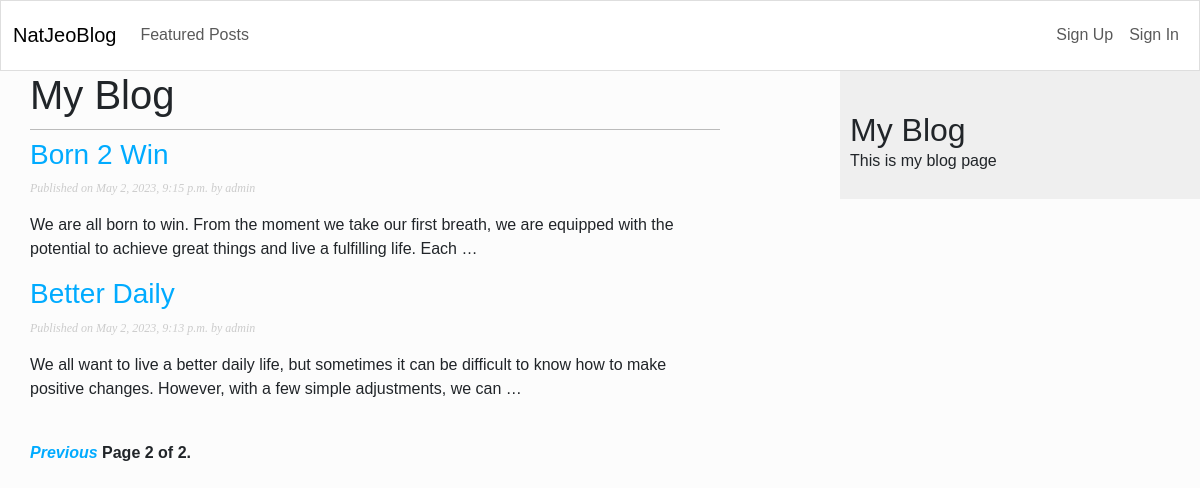
Screenshot of /blog/?page=2 with the database file from the repository.
### blog/models.py (models this page shows, shortened)
class Post(models.Model):
    class Status(models.TextChoices):
        DRAFT = 'DF', 'Draft'
        PUBLISHED = 'PD', 'Published'
    title = models.CharField(max_length=255)
    slug = models.SlugField(max_length=255, unique_for_date='publish')
    author = models.ForeignKey(User, on_delete=models.CASCADE, related_name='blog_posts')
    image = image = models.FileField(blank=True, null=True, upload_to='images/')
    body = RichTextField(blank=True, null=True)
    publish = models.DateTimeField(default=timezone.now)
    created = models.DateTimeField(auto_now=True)
    updated = models.DateTimeField(auto_now=True)
    status = models.CharField(max_length=2,
                                     choices=Status.choices,
                                     default=Status.DRAFT)
    objects = models.Manager()          # the default manager
    published = PublishedManager()      # my defined manager
    class Meta:
        ordering = ['-publish']
        indexes = [
            models.Index(fields =['-publish']),
        ]
    def get_absolute_url(self):
        return reverse('blog:postDetails', args=[self.publish.year,
                                              self.publish.month,
                                              self.publish.day,
                                              self.slug])

### blog/views.py (the view)
# urls.py: path('', views.postList, name='postList'),
def postList(request):
    postList = Post.published.all()
    paginator = Paginator(postList, 2)
    page_number = request.GET.get('page', 1)
    try:
        posts = paginator.page(page_number)
    except PageNotAnInteger:
        posts = paginator.page(1)
    except EmptyPage:
        posts = paginator.page(paginator.num_pages)
    return render(request,
                  'blog/post/postList.html',
                  {'posts': posts})

### blog/models.py (called while the page is built)
    def get_queryset(self):
        return super().get_queryset()\
            .filter(status=Post.Status.PUBLISHED)

### blog/templates/blog/post/postList.html (shortened to what this page needs)
{% extends 'blog/base.html' %}
{% block content %}
    <h1> My Blog</h1>
    {% for post in posts  %}
        <h3>
            <a href="{{ post.get_absolute_url }}">
                {{ post.title }}
            </a>
        </h3>
        <P class="date">
            Published on {{ post.publish }} by {{ post.author }}
        </p>
            {{ post.body | truncatewords_html:30 | safe | linebreaks }}
    {% endfor %}
    {% include 'blog/pagination.html' with page=posts %}
{% endblock content %}

### blog/static/css/blog.css (style rules this page uses)
body { margin:0; padding:0; font-family:helvetica, sans-serif; }
a { color:#00abff; text-decoration:none; }
h1 { font-weight:normal; border-bottom:1px solid #bbb; padding:0 0 10px 0; }
p.date { color:#ccc; font-family: georgia, serif; font-size: 12px; font-style: italic; }

### rows the page displays
Post: title "Born 2 Win", publish "May 2, 2023, 9:15 p.m.", author "admin", body "We are all born to win. From the moment we take our first breath, we are equipped with the potential to achieve great things and live a fulfilling life. Each …"
Post: title "Better Daily", publish "May 2, 2023, 9:13 p.m.", author "admin", body "We all want to live a better daily life, but sometimes it can be difficult to know how to make positive changes. However, with a few simple adjustments, we can …"

### other values shown
{{ page.number }} "2"
{{ page.paginator.num_pages }} "2"
